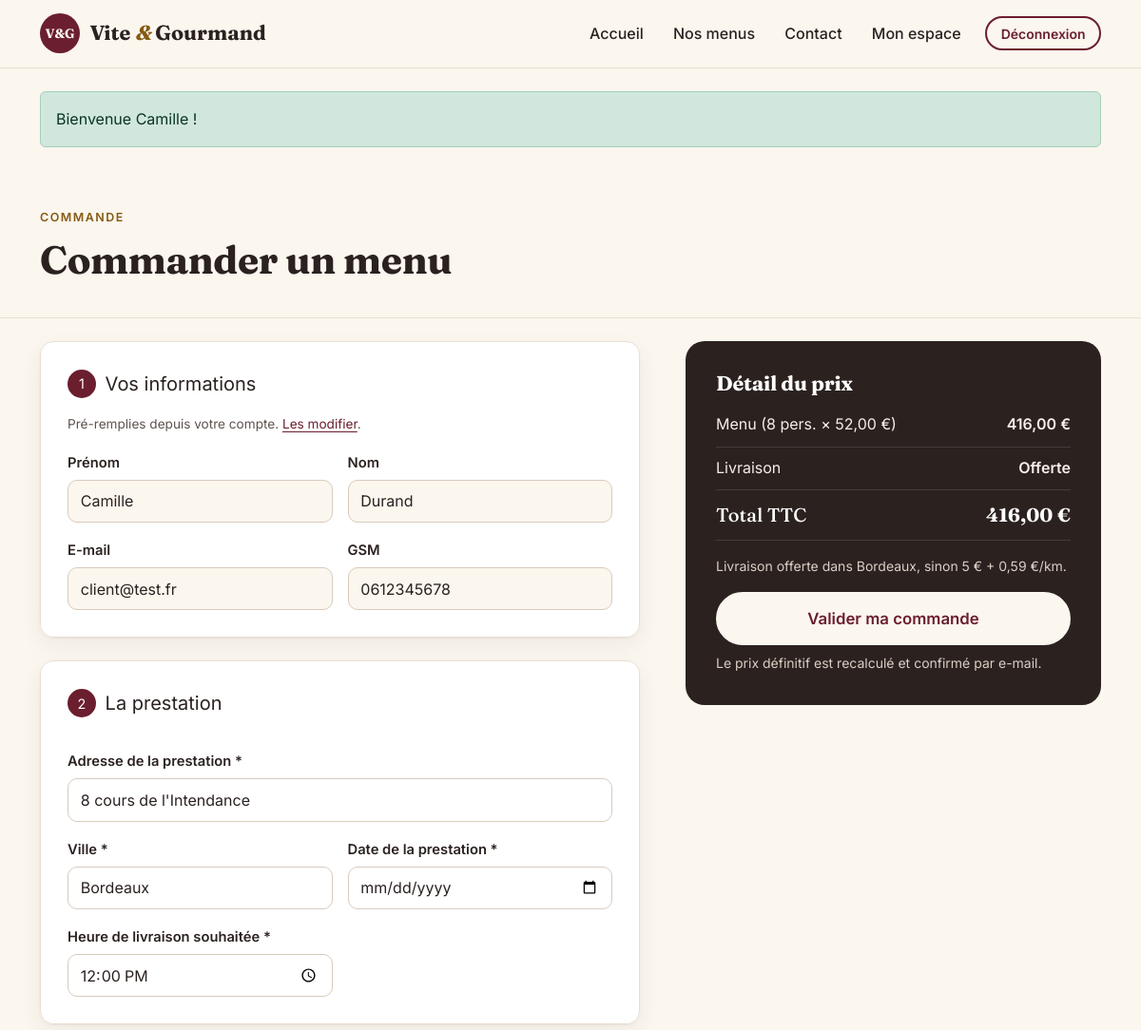
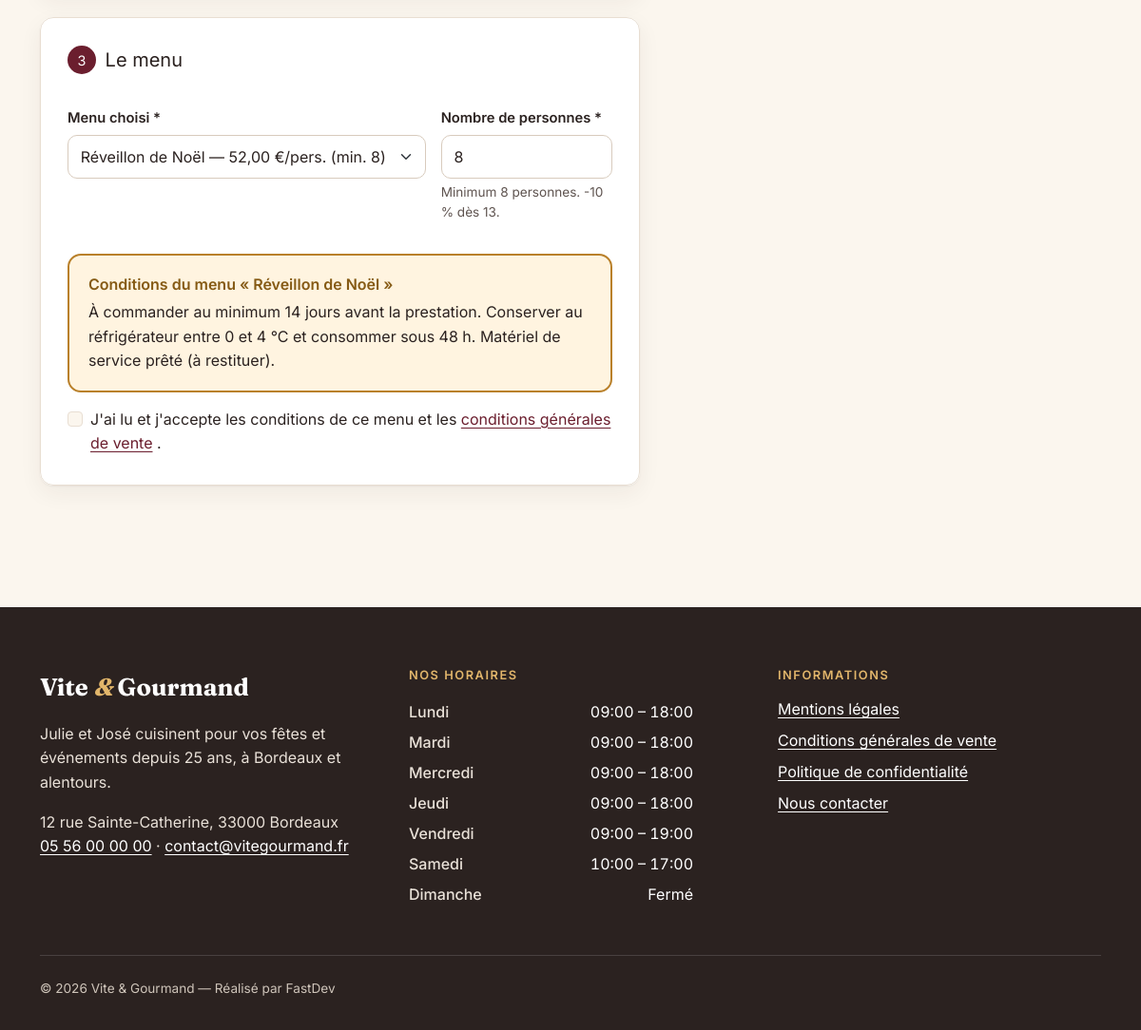
The page /commande?menu=1 (signed in) on the database its author committed (2 pictures, top to bottom).
### tables this page shows
CREATE TABLE utilisateur (
    utilisateur_id  INT          NOT NULL AUTO_INCREMENT,
    email           VARCHAR(180) NOT NULL UNIQUE,
    password        VARCHAR(255) NOT NULL,             
    nom             VARCHAR(50)  NOT NULL DEFAULT '',
    prenom          VARCHAR(50)  NOT NULL DEFAULT '',
    telephone       VARCHAR(50)  NOT NULL DEFAULT '',
    ville           VARCHAR(50)  NOT NULL DEFAULT '',
    pays            VARCHAR(50)  NOT NULL DEFAULT 'France',
    adresse_postale VARCHAR(255) NOT NULL DEFAULT '',
    actif           TINYINT(1)   NOT NULL DEFAULT 1,   
    role_id         INT          NOT NULL,
    date_creation   DATETIME     NOT NULL DEFAULT CURRENT_TIMESTAMP,
    PRIMARY KEY (utilisateur_id),
    CONSTRAINT fk_utilisateur_role FOREIGN KEY (role_id) REFERENCES role(role_id)
);

CREATE TABLE menu (
    menu_id                  INT           NOT NULL AUTO_INCREMENT,
    titre                    VARCHAR(100)  NOT NULL,
    nombre_personne_minimum  INT           NOT NULL,
    prix_par_personne        DECIMAL(8,2)  NOT NULL,
    description              TEXT          NOT NULL,
    conditions               TEXT          NOT NULL,
    quantite_restante        INT           NOT NULL DEFAULT 0,
    regime_id                INT           NOT NULL,
    theme_id                 INT           NOT NULL,
    actif                    TINYINT(1)    NOT NULL DEFAULT 1,
    PRIMARY KEY (menu_id),
    CONSTRAINT fk_menu_regime FOREIGN KEY (regime_id) REFERENCES regime(regime_id),
    CONSTRAINT fk_menu_theme  FOREIGN KEY (theme_id)  REFERENCES theme(theme_id),
    CONSTRAINT chk_menu_min   CHECK (nombre_personne_minimum > 0),
    CONSTRAINT chk_menu_prix  CHECK (prix_par_personne >= 0),
    CONSTRAINT chk_menu_stock CHECK (quantite_restante >= 0)
);

CREATE TABLE horaire (
    horaire_id      INT         NOT NULL AUTO_INCREMENT,
    jour            VARCHAR(50) NOT NULL,
    ordre           TINYINT     NOT NULL DEFAULT 0,    
    heure_ouverture VARCHAR(50) NULL,                  
    heure_fermeture VARCHAR(50) NULL,
    PRIMARY KEY (horaire_id)
);

### templates/pages/order.php (the view, shortened to what the rows shown need)
<section class="page-head">
    <div class="container">
        <h1 class="page-title">Commander un menu</h1>
    </div>
</section>
<section class="section pt-4">
    <div class="container">
        <form method="post" action="<?= url('/commande') ?>" id="order-form" class="row g-4 g-lg-5" novalidate
              data-bordeaux-free="1">
            <div class="col-lg-7">
                <fieldset class="form-card">
                    <div class="row g-3">
                        <div class="col-sm-6"><label class="form-label" for="o-prenom">Prénom</label><input class="form-control" id="o-prenom" value="<?= e($user['prenom']) ?>" readonly></div>
                        <div class="col-sm-6"><label class="form-label" for="o-nom">Nom</label><input class="form-control" id="o-nom" value="<?= e($user['nom']) ?>" readonly></div>
                        <div class="col-sm-6"><label class="form-label" for="o-email">E-mail</label><input class="form-control" id="o-email" value="<?= e($user['email']) ?>" readonly></div>
                        <div class="col-sm-6"><label class="form-label" for="o-gsm">GSM</label><input class="form-control" id="o-gsm" value="<?= e($user['telephone']) ?>" readonly></div>
                    </div>
                </fieldset>
                <fieldset class="form-card">
                    <div class="row g-3">
                        <div class="col-12">
                            <label class="form-label" for="adresse_prestation">Adresse de la prestation <span aria-hidden="true">*</span></label>
                            <input class="form-control" id="adresse_prestation" name="adresse_prestation" required autocomplete="street-address"
                                   value="<?= e(old('adresse_prestation', $user['adresse_postale'])) ?>">
                        </div>
                        <div class="col-sm-6">
                            <label class="form-label" for="ville_prestation">Ville <span aria-hidden="true">*</span></label>
                            <input class="form-control" id="ville_prestation" name="ville_prestation" required autocomplete="address-level2"
                                   value="<?= e(old('ville_prestation', $user['ville'])) ?>">
                        </div>
                    </div>
                </fieldset>
                <fieldset class="form-card">
                    <div class="row g-3">
                        <div class="col-sm-4">
                            <label class="form-label" for="nombre_personne">Nombre de personnes <span aria-hidden="true">*</span></label>
                            <input class="form-control" type="number" id="nombre_personne" name="nombre_personne" required
                                   min="<?= $menu ? (int) $menu['nombre_personne_minimum'] : 1 ?>"
                                   value="<?= e(old('nombre_personne', $menu ? (string) $menu['nombre_personne_minimum'] : '')) ?>" aria-describedby="min-help">
                            <p class="form-text" id="min-help"></p>
                        </div>
                    </div>
                </fieldset>
            </div>
            <div class="col-lg-5">
                <aside class="summary" aria-labelledby="titre-recap">
                    <h2 id="titre-recap" class="summary-title">Détail du prix</h2>
                </aside>
            </div>
        </form>
    </div>
</section>

### templates/layout.php (shortened to what the rows shown need)
<?php
try {
    $horaires = (new RefRepository())->horaires();
} catch (\Throwable) {
    $horaires = [];
}
?><!doctype html>
<html lang="fr">
<head>
    <link href="<?= asset('assets/css/fonts.css') ?>" rel="stylesheet">
    <link href="<?= asset('assets/vendor/bootstrap/bootstrap.min.css') ?>" rel="stylesheet">
    <link href="<?= asset('assets/css/style.css') ?>" rel="stylesheet">
</head>
<body>
<main id="contenu" tabindex="-1">
    <?php require $__template; ?>
</main>
<footer class="site-footer">
    <div class="container">
        <div class="row g-4 g-lg-5">
            <div class="col-sm-6 col-lg-4">
                <h2 class="footer-title">Nos horaires</h2>
                <table class="hours">
                    <tbody>
                    <?php foreach ($horaires as $h): ?>
                        <tr>
                            <th scope="row"><?= e($h['jour']) ?></th>
                            <td><?= $h['heure_ouverture'] ? e($h['heure_ouverture']) . ' – ' . e($h['heure_fermeture']) : 'Fermé' ?></td>
                        </tr>
                    <?php endforeach; ?>
                    </tbody>
                </table>
            </div>
            <div class="col-sm-6 col-lg-4">
                <h2 class="footer-title">Informations</h2>
            </div>
        </div>
    </div>
</footer>
</body>
</html>

### rows shown on the page
utilisateur: prenom "Camille", nom "Durand", email "client@test.fr", telephone "0612345678", adresse_prestation "8 cours de l'Intendance", ville_prestation "Bordeaux"
menu: nombre_personne "8"
horaire: jour "Lundi", heure_ouverture "09:00", heure_fermeture "18:00"
horaire: jour "Mardi", heure_ouverture "09:00", heure_fermeture "18:00"
horaire: jour "Mercredi", heure_ouverture "09:00", heure_fermeture "18:00"
horaire: jour "Jeudi", heure_ouverture "09:00", heure_fermeture "18:00"
horaire: jour "Vendredi", heure_ouverture "09:00", heure_fermeture "19:00"
horaire: jour "Samedi", heure_ouverture "10:00", heure_fermeture "17:00"
horaire: jour "Dimanche", shows "Fermé"

### other values the page prints
$f['message'] "Bienvenue Camille !"
form field menu_id "Réveillon de Noël — 52,00 €/pers. (min. 8)"
